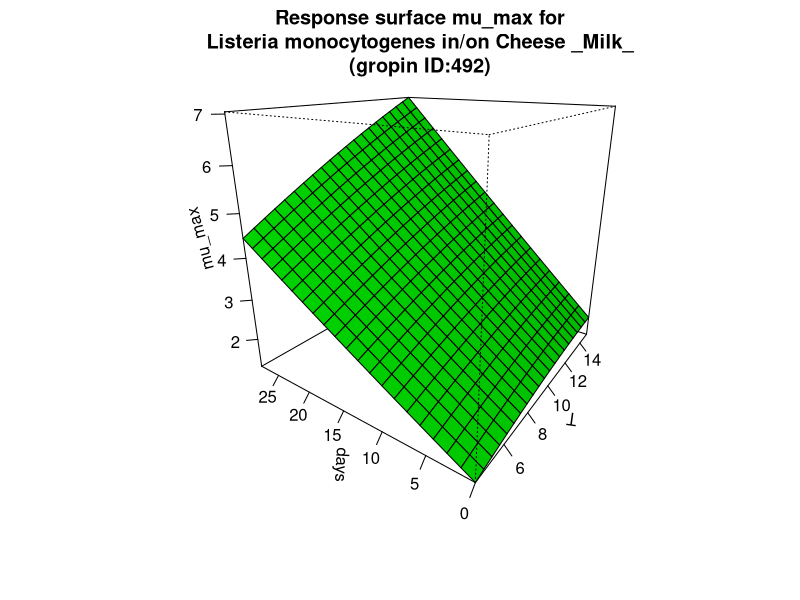

This chart was generated by the following R code:
#############################
# start of Parameter script
#############################
T <- seq(4.004,14.985014985015,length.out=21)
days <- seq(0,27.972027972028,length.out=21)
#############################
# end of Parameter script
#############################
############################# 
# start of Model script Gropin ID 492 
#############################
 
# constant coefficients for this model
 
variables <- data.frame(T,days)
argumentsPar <- expand.grid(variables)
 
# heart of the model
response_surface <- function(T,days) {
   mumax <-0.89+0.081*days+0.11*T+0.000192*(days^2)-0.0034*(T^2)+0.0068*T*days

return(mumax=mumax)
} 

# output parameters
mumax <- cbind(argumentsPar,response_surface(argumentsPar['T'],argumentsPar['days']))
colnames(mumax) <- c(colnames(argumentsPar),'mumax')
#############################
# End of Model script
#############################
############################# 
# start of Visualisation script Gropin ID 492 
#############################
persp(T,days,matrix(unlist(mumax$mumax),nrow=21),col = 'green',xlab='T',ylab='days',zlab='mu_max',main='Response surface mu_max for
Listeria monocytogenes in/on Cheese _Milk_
(gropin ID:492)',theta=305,phi=20,shade=0.25,ticktype = 'detailed')
#############################
# End of Visualisation script
#############################
